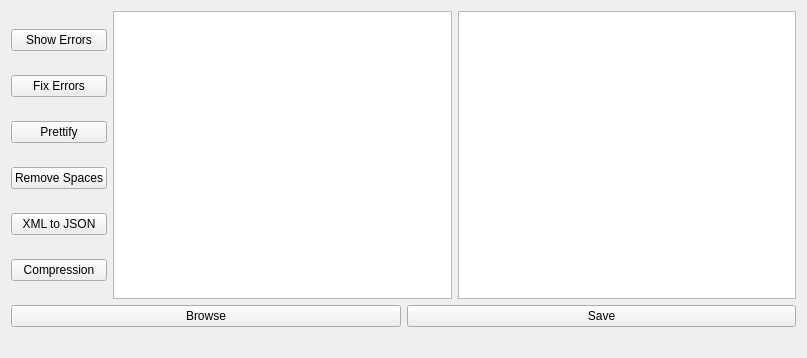
<?xml version="1.0" encoding="UTF-8"?>
<ui version="4.0">
 <class>Widget</class>
 <widget class="QWidget" name="Widget">
  <property name="geometry">
   <rect>
    <x>0</x>
    <y>0</y>
    <width>807</width>
    <height>358</height>
   </rect>
  </property>
  <property name="windowTitle">
   <string>Widget</string>
  </property>
  <layout class="QVBoxLayout" name="verticalLayout_2">
   <item>
    <layout class="QGridLayout" name="gridLayout">
     <item row="0" column="0" colspan="2">
      <layout class="QHBoxLayout" name="horizontalLayout">
       <item>
        <layout class="QVBoxLayout" name="verticalLayout">
         <item>
          <widget class="QPushButton" name="gotoAnother">
           <property name="text">
            <string>Show Errors</string>
           </property>
          </widget>
         </item>
         <item>
          <widget class="QPushButton" name="Fix_button">
           <property name="text">
            <string>Fix Errors</string>
           </property>
          </widget>
         </item>
         <item>
          <widget class="QPushButton" name="prettify_btn">
           <property name="text">
            <string>Prettify</string>
           </property>
          </widget>
         </item>
         <item>
          <widget class="QPushButton" name="removeSpaces_btn">
           <property name="text">
            <string>Remove Spaces</string>
           </property>
          </widget>
         </item>
         <item>
          <widget class="QPushButton" name="xmlToJSON_btn">
           <property name="text">
            <string>XML to JSON</string>
           </property>
          </widget>
         </item>
         <item>
          <widget class="QPushButton" name="compression_btn">
           <property name="text">
            <string>Compression</string>
           </property>
          </widget>
         </item>
        </layout>
       </item>
       <item>
        <widget class="QTextEdit" name="textEdit"/>
       </item>
       <item>
        <widget class="QTextEdit" name="textEdit_2"/>
       </item>
      </layout>
     </item>
     <item row="1" column="0">
      <widget class="QPushButton" name="browseButton">
       <property name="text">
        <string>Browse</string>
       </property>
      </widget>
     </item>
     <item row="1" column="1">
      <widget class="QPushButton" name="saveButton">
       <property name="text">
        <string>Save</string>
       </property>
      </widget>
     </item>
    </layout>
   </item>
   <item>
    <spacer name="horizontalSpacer">
     <property name="orientation">
      <enum>Qt::Horizontal</enum>
     </property>
     <property name="sizeHint" stdset="0">
      <size>
       <width>782</width>
       <height>20</height>
      </size>
     </property>
    </spacer>
   </item>
  </layout>
 </widget>
 <resources/>
 <connections/>
</ui>
